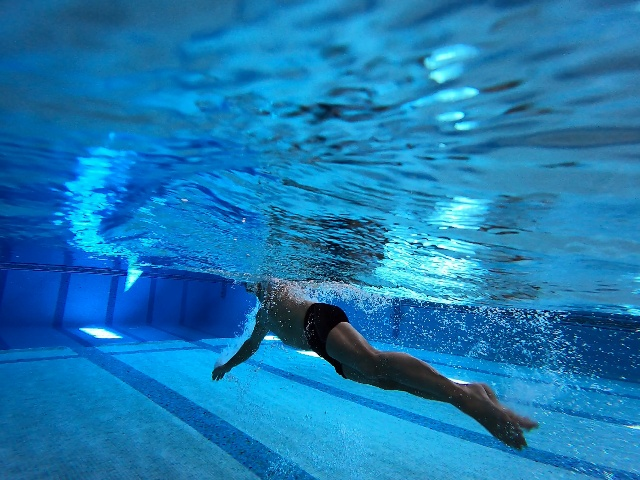
#> input picture ai/training/T100000.jpg, 640 x 480 px
$ python visual.py
#> lines starting #> are read from the running program, lines starting #| are printed output that depends on the picture; after the words box and inside, x2 and y2 are one past the last pixel; in counts of white or black regions, pixels touching at a corner belong together
import cv2

img = cv2.imread("T100000.jpg")
#> img is the input picture: shape (480, 640, 3); mean B, G, R 179.7, 122.5, 25.6
h, w, _ = img.shape # get image dimensions for converting YOLO format to pixel coordinates
#> h = 480; w = 640

with open("T100000.txt") as f:
#> (reads ai/training/T100000.txt from the repository)
    for line in f:
        c, x, y, bw, bh = map(float, line.split()) # read class and bounding box coordinates from YOLO format (class, x_center, y_center, width, height)

        x1 = int((x - bw/2) * w) # convert from YOLO format to pixel coordinates
        y1 = int((y - bh/2) * h)
        x2 = int((x + bw/2) * w)
        y2 = int((y + bh/2) * h)

        cv2.rectangle(img, (x1,y1), (x2,y2), (0,255,0), 2) # draw bounding box on image
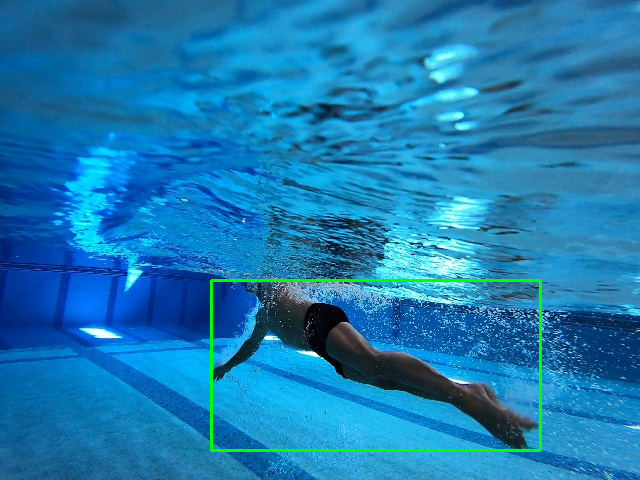
#> img: shape (480, 640, 3); 0.97% of pixels changed, all inside (x1, y1, x2, y2) = (210, 279, 542, 452)

cv2.imshow("img", img) # display the image with bounding boxes
cv2.waitKey(0)
